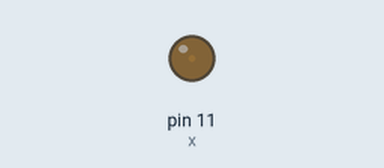
Recording of a program running on a simulated Raspberry Pi (header pin numbers). On the bench: output pins drawn as LEDs (lit = HIGH).

Above: at 0.05 s.
At 2.05 s:
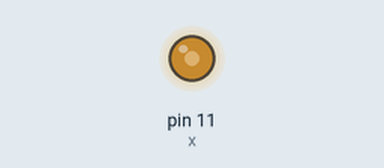
At 3.5 s:
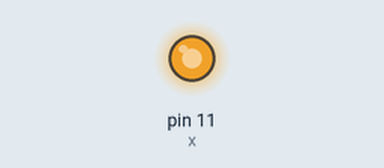
At 7.0 s:
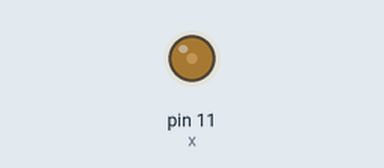
Timing chart, 0 to 10.4 s (numbered marks = the images above):
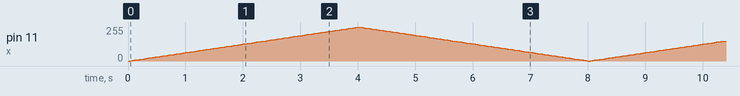

The program:

5.PWM_on_led_fading.py
```python
import RPi.GPIO as GPIO
import time
GPIO.setwarnings(False)
GPIO.setmode(GPIO.BOARD)
GPIO.setup(11,GPIO.OUT)
x=GPIO.PWM(11,100)
x.ChangeFrequency(100)
x.start(0)
while(1):
        for i in range(0,100,1):
                x.ChangeDutyCycle(i)
                time.sleep(.04)
        for j in range(100,0,-1):
                x.ChangeDutyCycle(j)
                time.sleep(0.04)

x.stop()
GPIO.cleanup()
```
